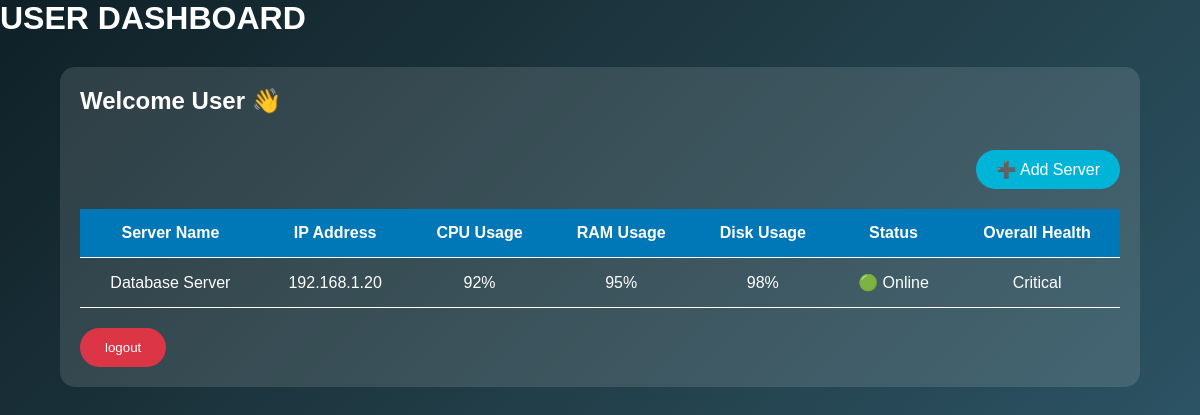
The page /user/ (signed in) on the database its author committed.
### myapp/models.py (models this page shows, shortened)
class Server(models.Model):
    user = models.ForeignKey(settings.AUTH_USER_MODEL, on_delete=models.CASCADE)
    server_name = models.CharField(max_length=100)
    ip_address = models.GenericIPAddressField()
    operating_system = models.CharField(max_length=100)
    cpu_usage = models.IntegerField()
    ram_usage = models.IntegerField()
    disk_usage = models.IntegerField()
    status = models.CharField(max_length=20)
    overall_health = models.CharField(max_length=20, default="Unknown")

### myapp/views.py (the view)
# urls.py: path('user/',views.user_dashboard,name='user'),
@login_required
def user_dashboard(request):
    servers = Server.objects.filter(user=request.user)
    return render(request, 'user_dashboard.html', {'servers': servers})

### myapp/templates/user_dashboard.html (shortened to what this page needs)
<!DOCTYPE html>
<html lang="en">
<head>
</head>
<body>
<h1>USER DASHBOARD</h1>
<div class="container">
<div class="card">
<h2>Welcome User 👋</h2>
<div style="text-align:right; margin:15px 0;">
    <a href="{% url 'addserver' %}">
        <button style="
            background:#00b4d8;
            color:white;
            border:none;
            padding:10px 20px;
            border-radius:25px;
            cursor:pointer;
            font-size:16px;
        ">
            ➕ Add Server
        </button>
    </a>
</div>
<table>
<tr>
    <th>Server Name</th>
    <th>IP Address</th>
    <th>CPU Usage</th>
    <th>RAM Usage</th>
    <th>Disk Usage</th>
    <th>Status</th>
    <th>Overall Health</th>
</tr>
{% for server in servers %}
<tr>
    <td>{{ server.server_name }}</td>
    <td>{{ server.ip_address }}</td>
    <td>{{ server.cpu_usage }}%</td>
    <td>{{ server.ram_usage }}%</td>
    <td>{{ server.disk_usage }}%</td>
    <td>
        {% if server.status == "Online" %}
            🟢 Online
        {% else %}
            🔴 Offline
        {% endif %}
    </td>
    <td>{{ server.overall_health }}</td>
</tr>
{% empty %}
<tr>
    <td colspan="7">No servers available.</td>
</tr>
{% endfor %}
</table>
<a href="{% url 'logout' %}">
    <button>logout</button>
</a>
</div>
</div>
</body>
</html>

### myapp/templates/user_dashboard.html (style rules this page uses)
* { margin:0; padding:0; box-sizing:border-box; font-family:Arial,sans-serif; }
body { background:linear-gradient(135deg,#0f2027,#203a43,#2c5364); color:white; }
.container { width:90%; margin:30px auto; }
.card { background:rgba(255,255,255,0.12); padding:20px; border-radius:15px; }
table { width:100%; margin-top:20px; border-collapse:collapse; }
th,td { padding:15px; text-align:center; border-bottom:1px solid white; }
th { background:#0077b6; }
button { padding:12px 25px; margin-top:20px; border:none; border-radius:25px; background:#dc3545; color:white; cursor:pointer; }

### rows shown on the page
Server: server_name "Database Server", ip_address "192.168.1.20", cpu_usage "92", ram_usage "95", disk_usage "98", status "🟢 Online", overall_health "Critical"
